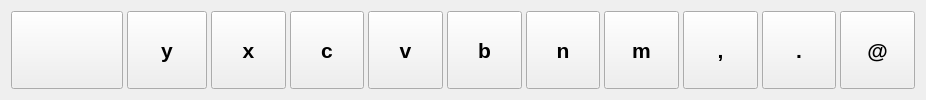
  <widget class="QWidget" name="">
   <layout class="QHBoxLayout" name="fourthRowHorizontalLayout" stretch="3,0,2,2,2,2,2,2,2,2,2">
    <property name="spacing">
     <number>4</number>
    </property>
    <item>
     <widget class="StickyPushButton" name="keyShift">
      <property name="sizePolicy">
       <sizepolicy hsizetype="Expanding" vsizetype="Expanding">
        <horstretch>0</horstretch>
        <verstretch>2</verstretch>
       </sizepolicy>
      </property>
      <property name="minimumSize">
       <size>
        <width>60</width>
        <height>45</height>
       </size>
      </property>
      <property name="font">
       <font>
        <pointsize>16</pointsize>
        <weight>75</weight>
        <bold>true</bold>
       </font>
      </property>
      <property name="focusPolicy">
       <enum>Qt::NoFocus</enum>
      </property>
      <property name="text">
       <string/>
      </property>
      <property name="icon">
       <iconset resource="../../../resources/resources.qrc">
        <normaloff>:/shift_white_15x16.png</normaloff>:/shift_white_15x16.png</iconset>
      </property>
      <property name="iconSize">
       <size>
        <width>15</width>
        <height>16</height>
       </size>
      </property>
     </widget>
    </item>
    <item>
     <widget class="SymbolKeyPushButton" name="keyY">
      <property name="sizePolicy">
       <sizepolicy hsizetype="Expanding" vsizetype="Expanding">
        <horstretch>0</horstretch>
        <verstretch>0</verstretch>
       </sizepolicy>
      </property>
      <property name="minimumSize">
       <size>
        <width>45</width>
        <height>45</height>
       </size>
      </property>
      <property name="font">
       <font>
        <pointsize>16</pointsize>
        <weight>75</weight>
        <bold>true</bold>
       </font>
      </property>
      <property name="focusPolicy">
       <enum>Qt::NoFocus</enum>
      </property>
      <property name="text">
       <string>y</string>
      </property>
      <property name="autoRepeat">
       <bool>true</bool>
      </property>
     </widget>
    </item>
    <item>
     <widget class="SymbolKeyPushButton" name="keyX">
      <property name="sizePolicy">
       <sizepolicy hsizetype="Expanding" vsizetype="Expanding">
        <horstretch>0</horstretch>
        <verstretch>0</verstretch>
       </sizepolicy>
      </property>
      <property name="minimumSize">
       <size>
        <width>45</width>
        <height>45</height>
       </size>
      </property>
      <property name="font">
       <font>
        <pointsize>16</pointsize>
        <weight>75</weight>
        <bold>true</bold>
       </font>
      </property>
      <property name="focusPolicy">
       <enum>Qt::NoFocus</enum>
      </property>
      <property name="text">
       <string>x</string>
      </property>
      <property name="autoRepeat">
       <bool>true</bool>
      </property>
     </widget>
    </item>
    <item>
     <widget class="SymbolKeyPushButton" name="keyC">
      <property name="sizePolicy">
       <sizepolicy hsizetype="Expanding" vsizetype="Expanding">
        <horstretch>0</horstretch>
        <verstretch>0</verstretch>
       </sizepolicy>
      </property>
      <property name="minimumSize">
       <size>
        <width>45</width>
        <height>45</height>
       </size>
      </property>
      <property name="font">
       <font>
        <pointsize>16</pointsize>
        <weight>75</weight>
        <bold>true</bold>
       </font>
      </property>
      <property name="focusPolicy">
       <enum>Qt::NoFocus</enum>
      </property>
      <property name="text">
       <string>c</string>
      </property>
      <property name="autoRepeat">
       <bool>true</bool>
      </property>
     </widget>
    </item>
    <item>
     <widget class="SymbolKeyPushButton" name="keyV">
      <property name="sizePolicy">
       <sizepolicy hsizetype="Expanding" vsizetype="Expanding">
        <horstretch>0</horstretch>
        <verstretch>0</verstretch>
       </sizepolicy>
      </property>
      <property name="minimumSize">
       <size>
        <width>45</width>
        <height>45</height>
       </size>
      </property>
      <property name="font">
       <font>
        <pointsize>16</pointsize>
        <weight>75</weight>
        <bold>true</bold>
       </font>
      </property>
      <property name="focusPolicy">
       <enum>Qt::NoFocus</enum>
      </property>
      <property name="text">
       <string>v</string>
      </property>
      <property name="autoRepeat">
       <bool>true</bool>
      </property>
     </widget>
    </item>
    <item>
     <widget class="SymbolKeyPushButton" name="keyB">
      <property name="sizePolicy">
       <sizepolicy hsizetype="Expanding" vsizetype="Expanding">
        <horstretch>0</horstretch>
        <verstretch>0</verstretch>
       </sizepolicy>
      </property>
      <property name="minimumSize">
       <size>
        <width>45</width>
        <height>45</height>
       </size>
      </property>
      <property name="font">
       <font>
        <pointsize>16</pointsize>
        <weight>75</weight>
        <bold>true</bold>
       </font>
      </property>
      <property name="focusPolicy">
       <enum>Qt::NoFocus</enum>
      </property>
      <property name="text">
       <string>b</string>
      </property>
      <property name="autoRepeat">
       <bool>true</bool>
      </property>
     </widget>
    </item>
    <item>
     <widget class="SymbolKeyPushButton" name="keyN">
      <property name="sizePolicy">
       <sizepolicy hsizetype="Expanding" vsizetype="Expanding">
        <horstretch>0</horstretch>
        <verstretch>0</verstretch>
       </sizepolicy>
      </property>
      <property name="minimumSize">
       <size>
        <width>45</width>
        <height>45</height>
       </size>
      </property>
      <property name="font">
       <font>
        <pointsize>16</pointsize>
        <weight>75</weight>
        <bold>true</bold>
       </font>
      </property>
      <property name="focusPolicy">
       <enum>Qt::NoFocus</enum>
      </property>
      <property name="text">
       <string>n</string>
      </property>
      <property name="autoRepeat">
       <bool>true</bool>
      </property>
     </widget>
    </item>
    <item>
     <widget class="SymbolKeyPushButton" name="keyM">
      <property name="sizePolicy">
       <sizepolicy hsizetype="Expanding" vsizetype="Expanding">
        <horstretch>0</horstretch>
        <verstretch>0</verstretch>
       </sizepolicy>
      </property>
      <property name="minimumSize">
       <size>
        <width>45</width>
        <height>45</height>
       </size>
      </property>
      <property name="font">
       <font>
        <pointsize>16</pointsize>
        <weight>75</weight>
        <bold>true</bold>
       </font>
      </property>
      <property name="focusPolicy">
       <enum>Qt::NoFocus</enum>
      </property>
      <property name="text">
       <string>m</string>
      </property>
      <property name="autoRepeat">
       <bool>true</bool>
      </property>
     </widget>
    </item>
    <item>
     <widget class="SymbolKeyPushButton" name="keyComma">
      <property name="sizePolicy">
       <sizepolicy hsizetype="Expanding" vsizetype="Expanding">
        <horstretch>0</horstretch>
        <verstretch>0</verstretch>
       </sizepolicy>
      </property>
      <property name="minimumSize">
       <size>
        <width>45</width>
        <height>45</height>
       </size>
      </property>
      <property name="font">
       <font>
        <pointsize>16</pointsize>
        <weight>75</weight>
        <bold>true</bold>
       </font>
      </property>
      <property name="focusPolicy">
       <enum>Qt::NoFocus</enum>
      </property>
      <property name="text">
       <string>,</string>
      </property>
      <property name="autoRepeat">
       <bool>true</bool>
      </property>
     </widget>
    </item>
    <item>
     <widget class="SymbolKeyPushButton" name="keyDot">
      <property name="sizePolicy">
       <sizepolicy hsizetype="Expanding" vsizetype="Expanding">
        <horstretch>0</horstretch>
        <verstretch>0</verstretch>
       </sizepolicy>
      </property>
      <property name="minimumSize">
       <size>
        <width>45</width>
        <height>45</height>
       </size>
      </property>
      <property name="font">
       <font>
        <pointsize>16</pointsize>
        <weight>75</weight>
        <bold>true</bold>
       </font>
      </property>
      <property name="focusPolicy">
       <enum>Qt::NoFocus</enum>
      </property>
      <property name="text">
       <string>.</string>
      </property>
      <property name="autoRepeat">
       <bool>true</bool>
      </property>
     </widget>
    </item>
    <item>
     <widget class="SymbolKeyPushButton" name="keyAt">
      <property name="sizePolicy">
       <sizepolicy hsizetype="Expanding" vsizetype="Expanding">
        <horstretch>0</horstretch>
        <verstretch>0</verstretch>
       </sizepolicy>
      </property>
      <property name="minimumSize">
       <size>
        <width>45</width>
        <height>45</height>
       </size>
      </property>
      <property name="font">
       <font>
        <pointsize>16</pointsize>
        <weight>75</weight>
        <bold>true</bold>
       </font>
      </property>
      <property name="focusPolicy">
       <enum>Qt::NoFocus</enum>
      </property>
      <property name="text">
       <string>@</string>
      </property>
      <property name="autoRepeat">
       <bool>true</bool>
      </property>
     </widget>
    </item>
   </layout>
  </widget>
